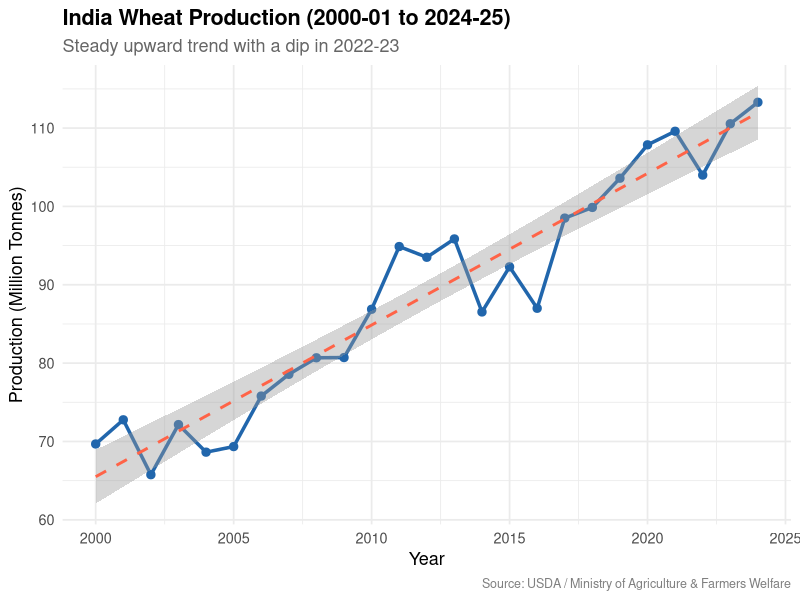
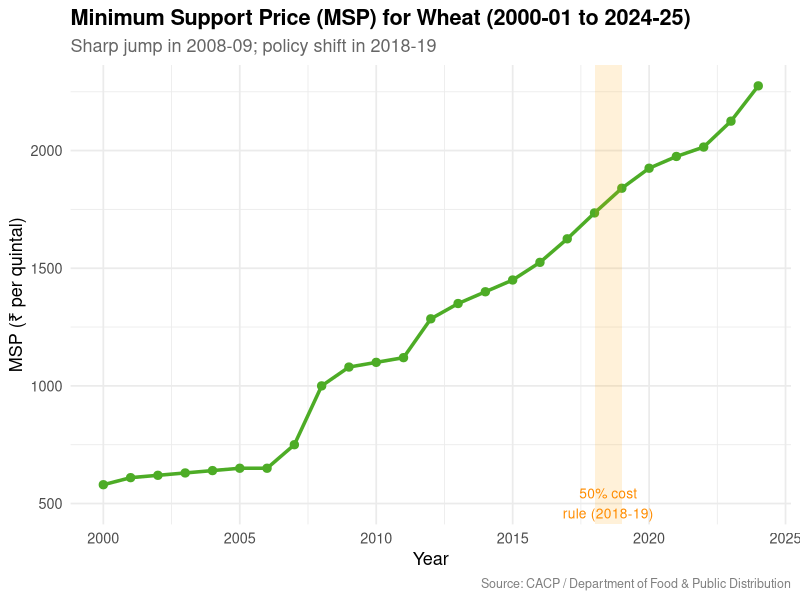
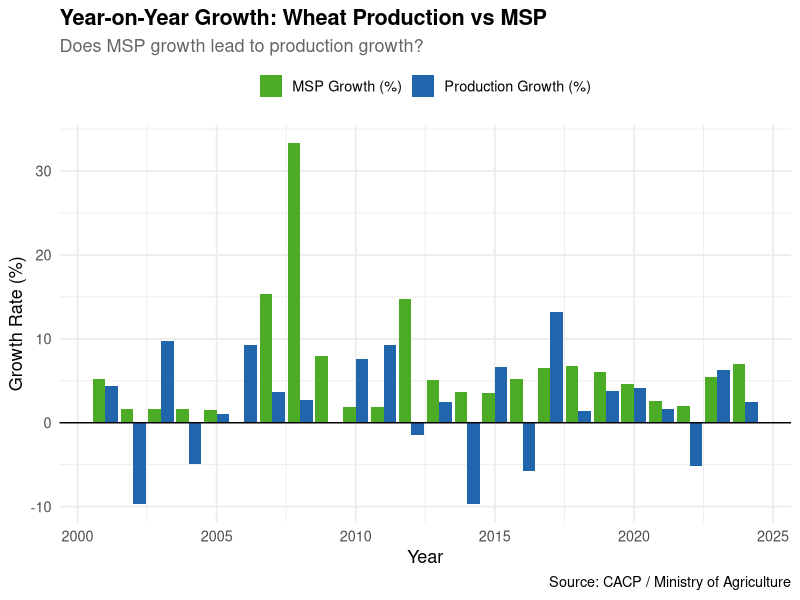
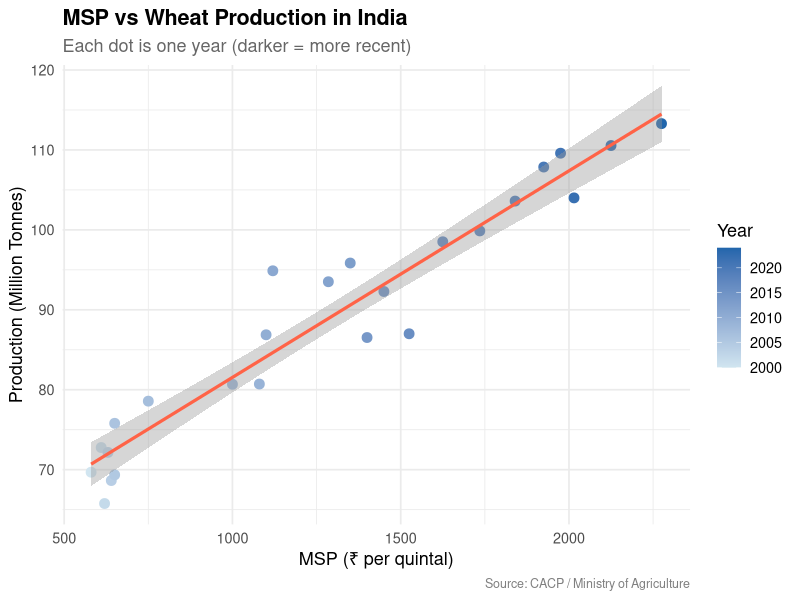
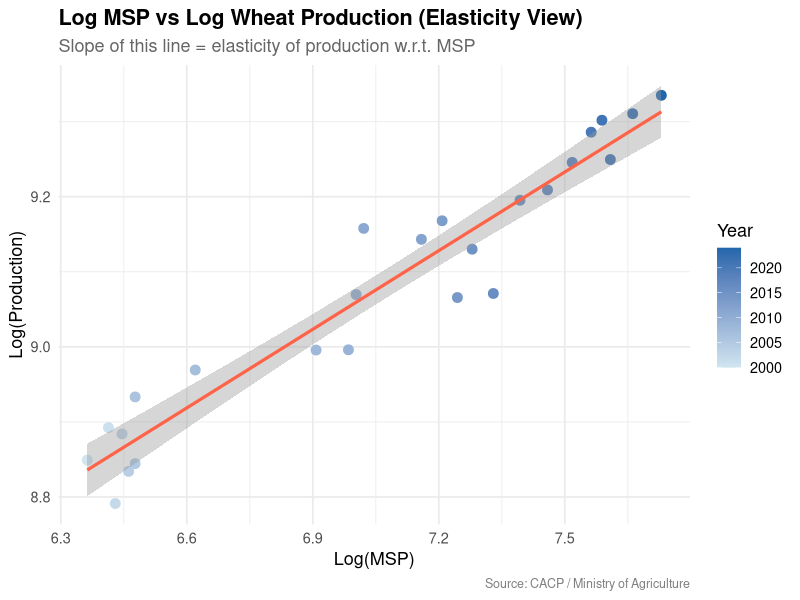
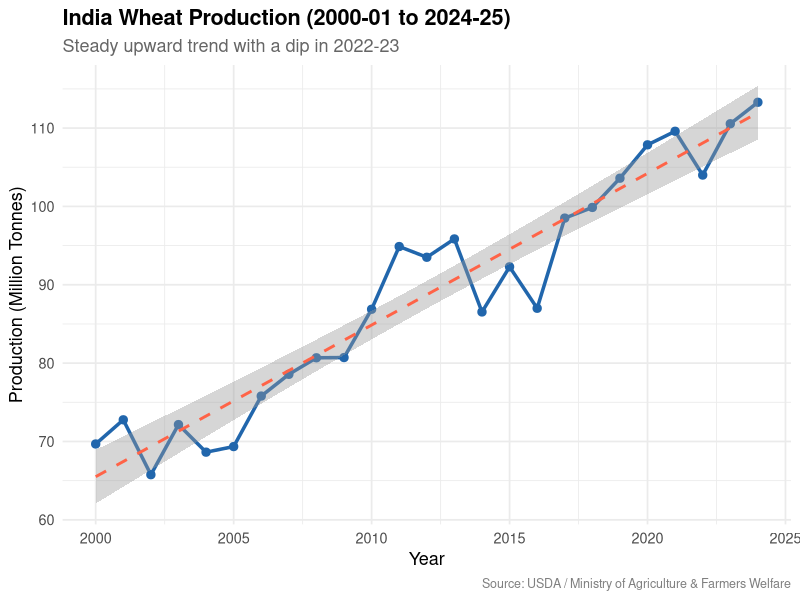
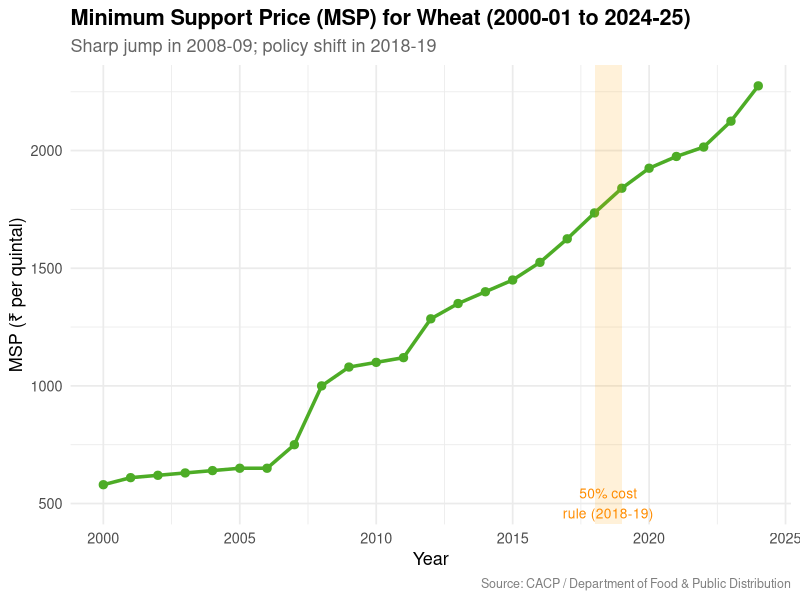
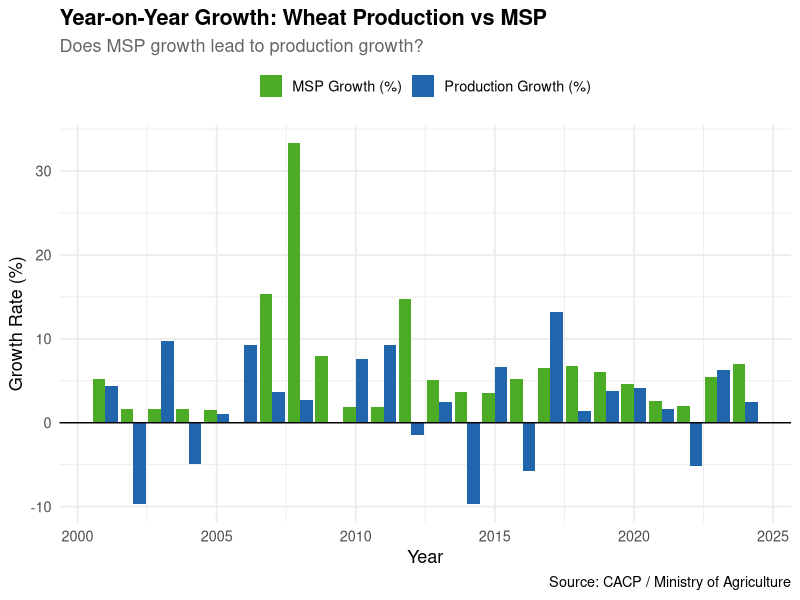

The R source for these figures, in order:
# ── Load packages ─────────────────────────────────────────────────────────────
library(tidyverse)
library(here)

# ── Load clean data ───────────────────────────────────────────────────────────
wheat <- read_csv(here("data_clean", "wheat_clean.csv"))
# ── Plot 1: Production trend ──────────────────────────────────────────────────

ggplot(data = wheat,
       aes(x = year_num, y = production_mt)) +
  geom_line(color = "#2166ac", linewidth = 1.2) +
  geom_point(color = "#2166ac", size = 2.5) +
  geom_smooth(method = "lm", se = TRUE,
              color = "tomato", linetype = "dashed", linewidth = 1) +
  labs(
    title    = "India Wheat Production (2000-01 to 2024-25)",
    subtitle = "Steady upward trend with a dip in 2022-23",
    x        = "Year",
    y        = "Production (Million Tonnes)",
    caption  = "Source: USDA / Ministry of Agriculture & Farmers Welfare"
  ) +
  theme_minimal(base_size = 13) +
  theme(
    plot.title    = element_text(face = "bold"),
    plot.subtitle = element_text(color = "grey40"),
    plot.caption  = element_text(color = "grey50", size = 9)
  )

# Save the plot
ggsave(here("outputs", "plot1_production_trend.png"),
       width = 10, height = 6, dpi = 300)
# ── Plot 2: MSP trend ─────────────────────────────────────────────────────────

ggplot(data = wheat,
       aes(x = year_num, y = msp_rs_per_quintal)) +
  geom_line(color = "#4dac26", linewidth = 1.2) +
  geom_point(color = "#4dac26", size = 2.5) +
  annotate("rect",
           xmin = 2018, xmax = 2019,
           ymin = -Inf, ymax = Inf,
           alpha = 0.15, fill = "orange") +
  annotate("text",
           x = 2018.5, y = 500,
           label = "50% cost\nrule (2018-19)",
           size = 3.5, color = "darkorange") +
  labs(
    title   = "Minimum Support Price (MSP) for Wheat (2000-01 to 2024-25)",
    subtitle = "Sharp jump in 2008-09; policy shift in 2018-19",
    x       = "Year",
    y       = "MSP (₹ per quintal)",
    caption = "Source: CACP / Department of Food & Public Distribution"
  ) +
  theme_minimal(base_size = 13) +
  theme(
    plot.title    = element_text(face = "bold"),
    plot.subtitle = element_text(color = "grey40"),
    plot.caption  = element_text(color = "grey50", size = 9)
  )

ggsave(here("outputs", "plot2_msp_trend.png"),
       width = 10, height = 6, dpi = 300)
# ── Plot 3: Growth rates comparison ──────────────────────────────────────────

# First reshape the data from wide to long format for ggplot
# pivot_longer() stacks two columns into one
wheat_growth <- wheat %>%
  filter(!is.na(prod_growth_pct)) %>%       # remove first row (NA)
  select(year_num, prod_growth_pct, msp_growth_pct) %>%
  pivot_longer(
    cols      = c(prod_growth_pct, msp_growth_pct),
    names_to  = "variable",
    values_to = "growth_pct"
  ) %>%
  mutate(variable = recode(variable,
                           "prod_growth_pct" = "Production Growth (%)",
                           "msp_growth_pct"  = "MSP Growth (%)"))

ggplot(wheat_growth,
       aes(x = year_num, y = growth_pct, fill = variable)) +
  geom_col(position = "dodge") +
  scale_fill_manual(values = c("Production Growth (%)" = "#2166ac",
                               "MSP Growth (%)"        = "#4dac26")) +
  geom_hline(yintercept = 0, color = "black", linewidth = 0.5) +
  labs(
    title    = "Year-on-Year Growth: Wheat Production vs MSP",
    subtitle = "Does MSP growth lead to production growth?",
    x        = "Year",
    y        = "Growth Rate (%)",
    fill     = NULL,
    caption  = "Source: CACP / Ministry of Agriculture"
  ) +
  theme_minimal(base_size = 13) +
  theme(
    plot.title    = element_text(face = "bold"),
    plot.subtitle = element_text(color = "grey40"),
    legend.position = "top"
  )

ggsave(here("outputs", "plot3_growth_comparison.png"),
       width = 11, height = 6, dpi = 300)
# ── Plot 4: Scatter MSP vs Production ────────────────────────────────────────

ggplot(wheat,
       aes(x = msp_rs_per_quintal, y = production_mt)) +
  geom_point(aes(color = year_num), size = 3) +
  scale_color_gradient(low = "#d1e5f0", high = "#2166ac",
                       name = "Year") +
  geom_smooth(method = "lm", se = TRUE,
              color = "tomato", linewidth = 1.1) +
  labs(
    title    = "MSP vs Wheat Production in India",
    subtitle = "Each dot is one year (darker = more recent)",
    x        = "MSP (₹ per quintal)",
    y        = "Production (Million Tonnes)",
    caption  = "Source: CACP / Ministry of Agriculture"
  ) +
  theme_minimal(base_size = 13) +
  theme(
    plot.title    = element_text(face = "bold"),
    plot.subtitle = element_text(color = "grey40"),
    plot.caption  = element_text(color = "grey50", size = 9)
  )

ggsave(here("outputs", "plot4_msp_vs_production.png"),
       width = 10, height = 6, dpi = 300)
# ── Plot 5: Log-log scatter ───────────────────────────────────────────────────

ggplot(wheat,
       aes(x = log_msp, y = log_production)) +
  geom_point(aes(color = year_num), size = 3) +
  scale_color_gradient(low = "#d1e5f0", high = "#2166ac",
                       name = "Year") +
  geom_smooth(method = "lm", se = TRUE,
              color = "tomato", linewidth = 1.1) +
  labs(
    title    = "Log MSP vs Log Wheat Production (Elasticity View)",
    subtitle = "Slope of this line = elasticity of production w.r.t. MSP",
    x        = "Log(MSP)",
    y        = "Log(Production)",
    caption  = "Source: CACP / Ministry of Agriculture"
  ) +
  theme_minimal(base_size = 13) +
  theme(
    plot.title    = element_text(face = "bold"),
    plot.subtitle = element_text(color = "grey40"),
    plot.caption  = element_text(color = "grey50", size = 9)
  )

ggsave(here("outputs", "plot5_logmsp_vs_logprod.png"),
       width = 10, height = 6, dpi = 300)
